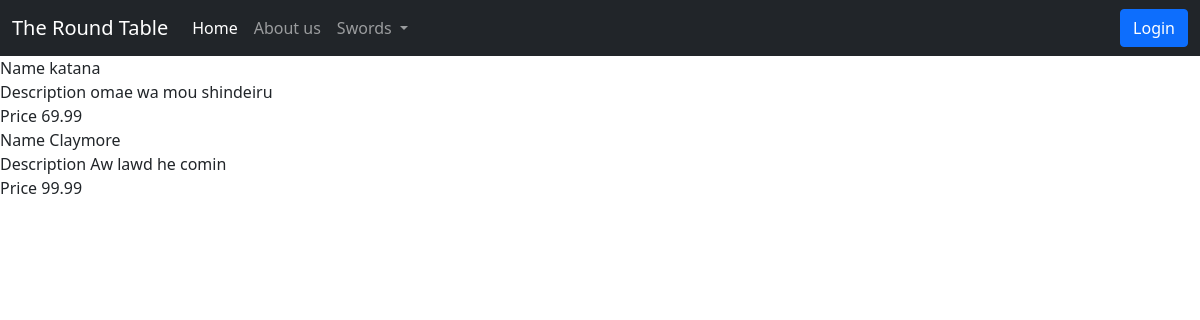
Page /allproducts/ on the earlier database version.
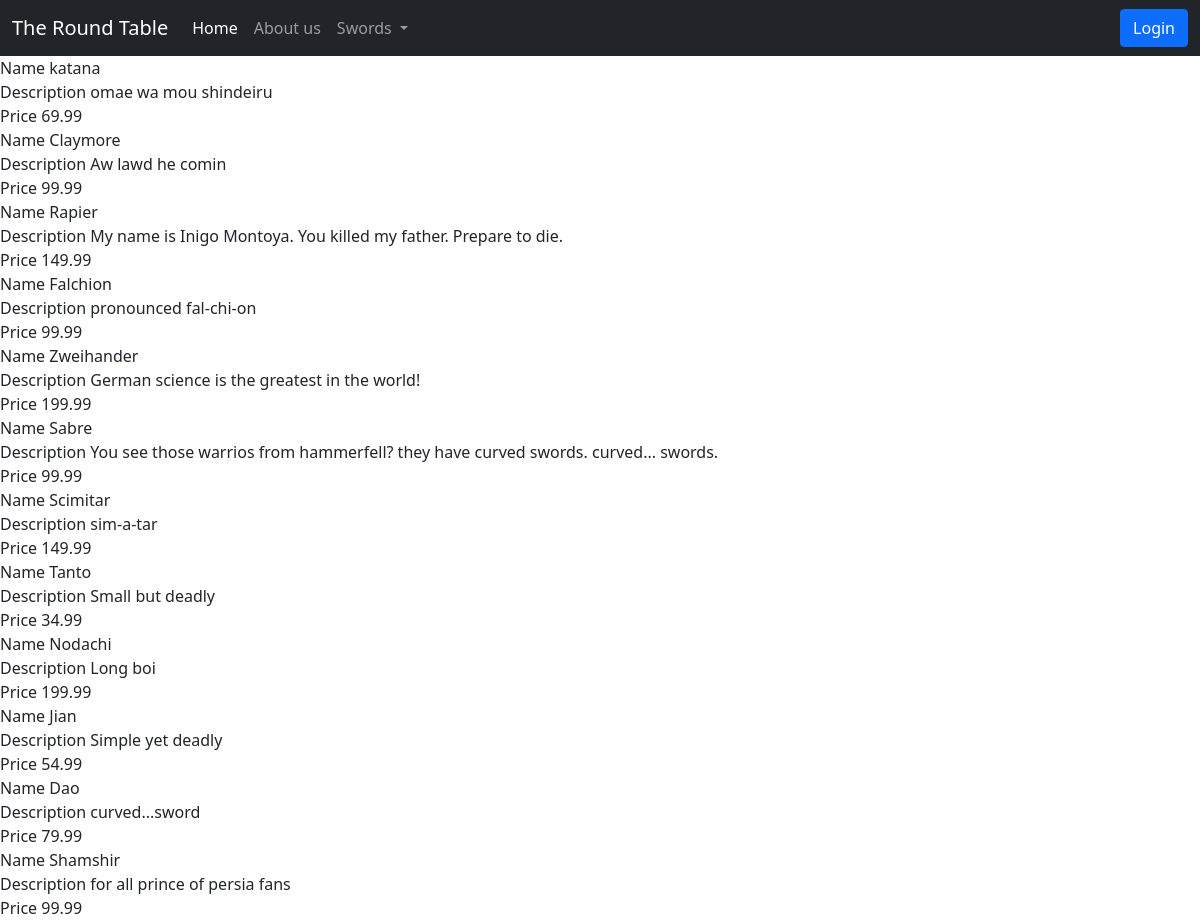
Same page on the later database version.
### store_app/models.py (models this page shows)
class Product(models.Model):
    id = models.AutoField(primary_key=True)
    name = models.CharField(max_length=200)
    description = models.CharField(max_length=500)
    price = models.DecimalField(max_digits=10, decimal_places=2)
    picture = models.FileField(upload_to='product_img/', blank=True)
    category = models.ForeignKey(ProductCategory, on_delete=models.CASCADE)
    subcategory = models.ForeignKey(ProductSubCategory, on_delete=models.CASCADE)

### store_app/views.py (the view)
# urls.py: path('allproducts/', views.all_products, name='all_products'),
def all_products(request):
	all_p = Product.objects.all()
	return render(request, 'all_products.html', {'products' : all_p})

### store_app/templates/all_products.html (shortened to what this page needs)
{% extends "base.html" %}
{% block content %}
    {% for p in products %}
        <div>
            Name {{ p.name }}<br/>
            Description {{ p.description }}<br/>
            Price {{ p.price }}
        </div>
    {%  endfor %}
{% endblock %}

### store_app/templates/base.html (shortened to what this page needs)
<!DOCTYPE html>
<html lang="en">
<head>
    <link href="https://cdn.jsdelivr.net/npm/bootstrap@5.0.0-beta1/dist/css/bootstrap.min.css" rel="stylesheet">
    <link rel="stylesheet" href="https://cdn.jsdelivr.net/npm/bootstrap-icons@1.3.0/font/bootstrap-icons.css">
</head>
<body>
<nav class="navbar navbar-expand-lg navbar-dark bg-dark">
  <div class="container-fluid">
    <a class="navbar-brand" href="#">The Round Table</a>
    <div class="collapse navbar-collapse" id="navbarNavDropdown">
      <ul class="navbar-nav">
        <li class="nav-item">
          <a class="nav-link active" aria-current="page" href="/">Home</a>
        </li>
        <li class="nav-item">
          <a class="nav-link" href="#">About us</a>
        </li>
        <li class="nav-item dropdown">
          <a class="nav-link dropdown-toggle" href="#" id="navbarDropdownMenuLink" role="button" data-bs-toggle="dropdown" aria-expanded="false">
            Swords
          </a>
        </li>
      </ul>
    </div>
      <div class="btn-group">
          {% if  user.is_authenticated %}
            <a class="btn btn-primary" href="/logout" role="button">Logout</a>
              <a href="/basket/{{ user.id }}" class="btn btn-primary">Basket</a>
              <a href="/account/{{ user.id }}" class="btn btn-primary">Account</a>
              {% else %}
              <a class="btn btn-primary" href="/login" role="button">Login</a>
          {% endif %}
      </div>
  </div>
</nav>
    {% block content %}
    {% endblock %}
</body>
</html>

Differences in the rows shown:
added Product: name "Rapier", description "My name is Inigo Montoya. You killed my father. Prepare to die.", price "149.99"
added Product: name "Falchion", description "pronounced fal-chi-on", price "99.99"
added Product: name "Zweihander", description "German science is the greatest in the world!", price "199.99"
added Product: name "Sabre", description "You see those warrios from hammerfell? they have curved swords. curved... swords.", price "99.99"
added Product: name "Scimitar", description "sim-a-tar", price "149.99"
added Product: name "Tanto", description "Small but deadly", price "34.99"
added Product: name "Nodachi", description "Long boi", price "199.99"
added Product: name "Jian", description "Simple yet deadly", price "54.99"
added Product: name "Dao", description "curved...sword", price "79.99"
added Product: name "Shamshir", description "for all prince of persia fans", price "99.99"
